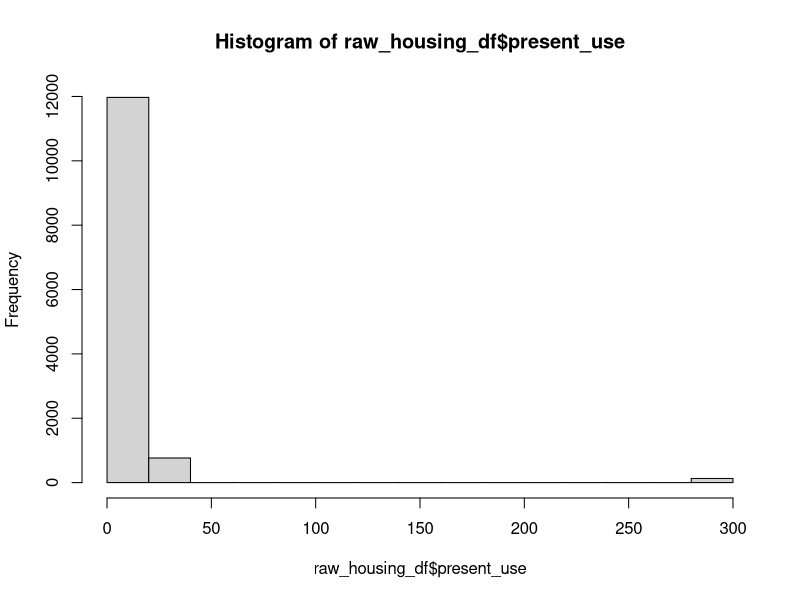
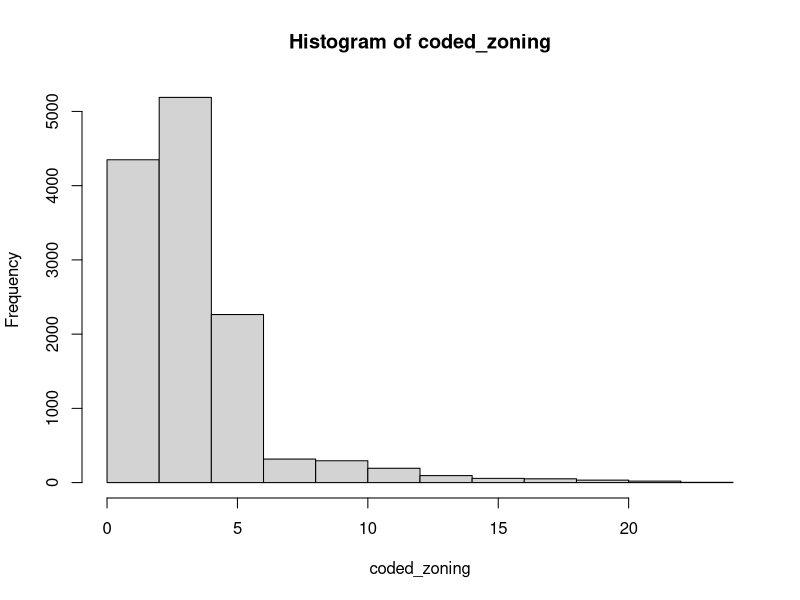
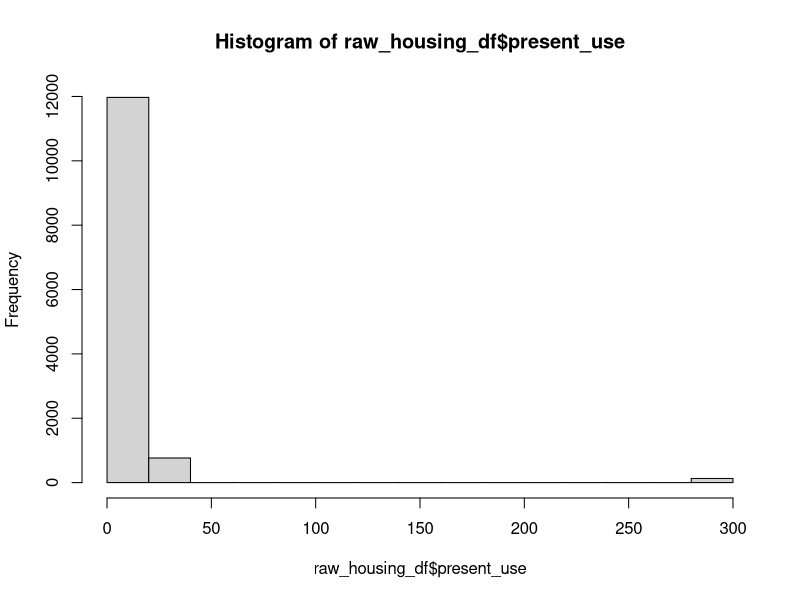

Write the R code that produced these figures, in order.
# Assignment: 6.1 - Housing Data
# Name: Stoneburner, Kurt
# Date: 2020-07-06
removeColsFromDF <- function(input_df, removeCols){
  ###########################################################################
  ### Remove Columns from a a data frame the Hard Way!
  ### I don't like the clever answers from the Internet that I don't quite
  ### Understand.
  ###########################################################################
  ### Purpose: Return a data frame without the columns listed in removeCols
  ###########################################################################
  ### Variables #############################################################
  ###########################################################################
  ### input_df: Data Frame that needs columns removed
  ### removeCols: Vector of columns names as strings to be removed:
  ###             Example: c("date","Location","col1","col2")
  ###########################################################################
  
  
  ### Build a new vector of names by excluding values in removeCols
  newColNames <- lapply(colnames(input_df), function(x){
    
    
    if ( (x %in% removeCols) == FALSE) {return(x)}
    
  })
  
  ### Initialize output data frame with the first column from input. 
  ### This allows us to cbind in the loop. The first column will be
  ### removed later
  output_df = data.frame(input_df[1])
  
  ### Build output data frame by adding in columns from newColNames
  ### For each new column name
  for (i in 1:length(newColNames)){
    
    ########################################################################################
    ### Build column name
    ########################################################################################
    ### Not exactly sure why I need to unlist.
    ### probably should use a different function from lapply. Maybe capply? But this works
    ########################################################################################
    thisColName <- unlist(newColNames[i])
    
    output_df <- cbind(output_df,input_df[thisColName])
    
  }### END Each New Column Name
  
  return(output_df)
  
}### END RemoveColsFromDF
## Set the working directory to the root of your DSC 520 directory

setwd("C:\\Users\\newcomb\\DSCProjects\\DSC\\DSC520\\wk06")
#setwd("L:\\stonk\\projects\\DSC\\520")

## Load the housing data
raw_housing_df <- read.csv("week-7-housing.csv")






housing_df <- removeColsFromDF(raw_housing_df,c("lon","lat","addr_full","ctyname","postalctyn","prop_type"))
head(housing_df)

unique(raw_housing_df$sitetype)
unique(raw_housing_df$current_zoning)
unique(raw_housing_df$year_renovated)
unique(raw_housing_df$sale_reason)
unique(raw_housing_df$building_grade)
unique(raw_housing_df$present_use)
unique(raw_housing_df$sale_warning)
unique(raw_housing_df$sale_instrument)
unique(raw_housing_df$present_use)
hist(raw_housing_df$present_use)
unique(raw_housing_df$present_use)

present_use_count <- vapply(unique(raw_housing_df$present_use), function(x){
  thisUseVector <- raw_housing_df [ which(raw_housing_df$present_use == x),]
  
  return(nrow(thisUseVector))},numeric(1))
present_use_count

11931 / nrow(raw_housing_df)


length(unique(raw_housing_df$current_zoning))
current_zoning_count <- vapply(unique(raw_housing_df$current_zoning), function(x){
  thisUseVector <- raw_housing_df [ which(raw_housing_df$current_zoning == x),]
  
  return(nrow(thisUseVector))},numeric(1))

current_zoning_count

## Convert current_zoning into a numeric value.
## Build a number vector based on the unique values in current_zoning
zoning_zones <- unique(raw_housing_df$current_zoning)

### Return the index Value from zoning_zones

coded_zoning <- vapply(raw_housing_df$current_zoning, function(x){
  thisIndex <- match(x,zoning_zones)
  return(thisIndex)},numeric(1))

coded_zoning

hist(coded_zoning)
hist(raw_housing_df$present_use)

cor(coded_zoning,raw_housing_df$present_use)
